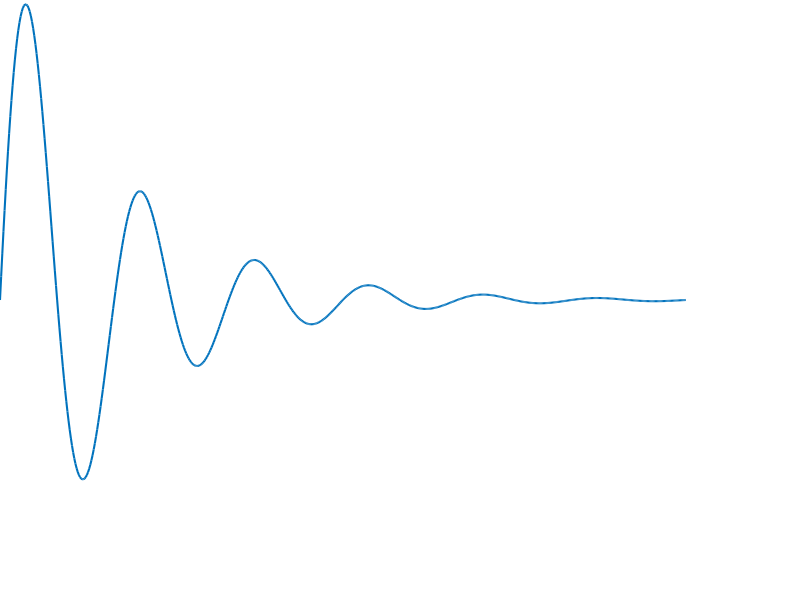

Recreate this plot in MATLAB.
f = 10
A = 1
phi = 0
a = 10

f = f*2*pi;
t=0:.001:0.6;
y=A*sin(f*t + phi).*exp(-a*t);

plot(t,y,'Linewidth',1.5);
%axis([0 1 -2.2 2.2]);


set(gca,'position',[0 0 1 1],'units','normalized')
axis off